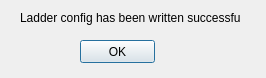
<?xml version="1.0" encoding="UTF-8"?>
<ui version="4.0">
 <class>ConfirmButtonClass</class>
 <widget class="QDialog" name="ConfirmButtonClass">
  <property name="geometry">
   <rect>
    <x>0</x>
    <y>0</y>
    <width>266</width>
    <height>78</height>
   </rect>
  </property>
  <property name="windowTitle">
   <string>GereratedConfig</string>
  </property>
  <widget class="QPushButton" name="OkButton">
   <property name="geometry">
    <rect>
     <x>80</x>
     <y>40</y>
     <width>75</width>
     <height>23</height>
    </rect>
   </property>
   <property name="text">
    <string>OK</string>
   </property>
  </widget>
  <widget class="QLabel" name="GenerateResult">
   <property name="geometry">
    <rect>
     <x>20</x>
     <y>10</y>
     <width>221</width>
     <height>16</height>
    </rect>
   </property>
   <property name="text">
    <string>Ladder config has been written successfully</string>
   </property>
   <property name="scaledContents">
    <bool>true</bool>
   </property>
  </widget>
 </widget>
 <resources/>
 <connections/>
</ui>
